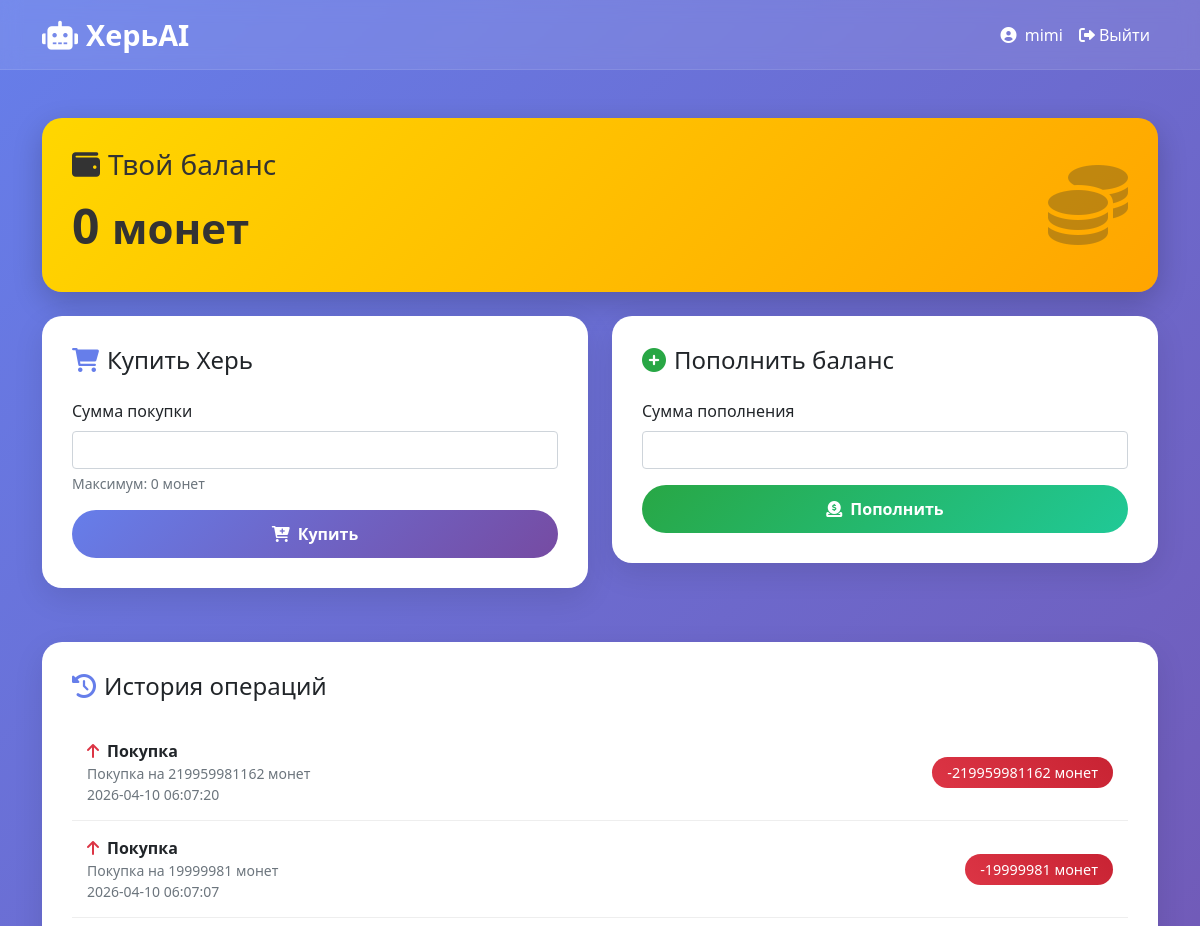
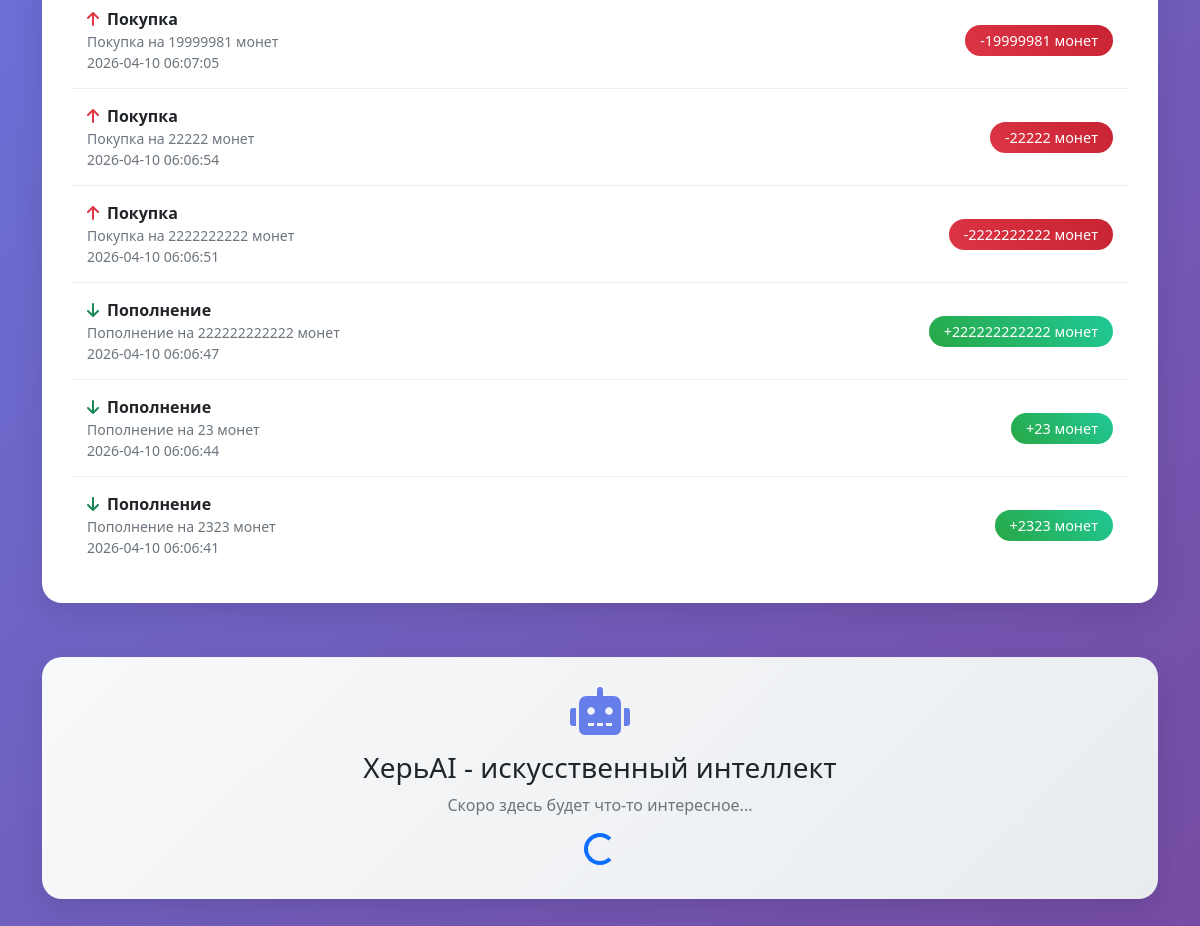
The app's page /dashboard (signed in) with its own data (2 pictures, top to bottom).
### tables this page shows
CREATE TABLE transactions (
        id INTEGER PRIMARY KEY AUTOINCREMENT,
        user_id INTEGER NOT NULL,
        type TEXT NOT NULL,
        cost INTEGER NOT NULL,
        description TEXT,
        created_at TIMESTAMP DEFAULT CURRENT_TIMESTAMP,
        FOREIGN KEY (user_id) REFERENCES users (id) ON DELETE CASCADE
    );

### app.py (the view)
@app.route('/dashboard')
def dashboard():
    if 'user_id' not in session:
        return redirect(url_for('login'))
    balance = get_user_balance(session['user_id'])
    transactions = get_user_transactions(session['user_id'])
    return render_template('dashboard.html',
                           name=session['name'],
                           balance=balance,
                           transactions=transactions)

### database.py (called while the page is built)
def get_db_connection():
    conn = sqlite3.connect('database.db')
    conn.row_factory = sqlite3.Row
    return conn

def get_user_balance(user_id):
    conn = get_db_connection()
    cur = conn.cursor()
    cur.execute('SELECT balance FROM users WHERE id = ?', (user_id,))
    result = cur.fetchone()
    conn.close()
    return result['balance'] if result else 0

def get_user_transactions(user_id):
    conn = get_db_connection()
    cur = conn.cursor()
    cur.execute('''
    SELECT * FROM transactions
    WHERE user_id = ?
    ORDER BY id DESC
    LIMIT 10
    ''', (user_id,))
    transactions = cur.fetchall()
    conn.close()
    return transactions

### templates/dashboard.html (shortened to what this page needs)
<!DOCTYPE html>
<html lang="ru">
<head>
    <link href="https://cdn.jsdelivr.net/npm/bootstrap@5.1.3/dist/css/bootstrap.min.css" rel="stylesheet">
    <link rel="stylesheet" href="https://cdnjs.cloudflare.com/ajax/libs/font-awesome/6.0.0/css/all.min.css">
</head>
<body>
    <nav class="navbar navbar-expand-lg navbar-dark">
        <div class="container">
            <a class="navbar-brand" href="{{ url_for('dashboard') }}">
                <i class="fas fa-robot me-2"></i>ХерьAI
            </a>
            <div class="navbar-nav ms-auto">
                <span class="nav-item nav-link text-white">
                    <i class="fas fa-user-circle me-1"></i>
                    {{ name }}
                </span>
                <a class="nav-item nav-link text-white" href="{{ url_for('logout') }}">
                    <i class="fas fa-sign-out-alt me-1"></i>Выйти
                </a>
            </div>
        </div>
    </nav>
    <div class="container py-5">
        <div class="row mb-4">
            <div class="col-12">
                <div class="balance-card">
                    <div class="row align-items-center">
                        <div class="col-md-6">
                            <h3><i class="fas fa-wallet me-2"></i>Твой баланс</h3>
                            <div class="balance-amount">{{ balance }} <small>монет</small></div>
                        </div>
                        <div class="col-md-6 text-md-end">
                            <i class="fas fa-coins" style="font-size: 5rem; opacity: 0.3;"></i>
                        </div>
                    </div>
                </div>
            </div>
        </div>
        <div class="row">
            <div class="col-md-6">
                <div class="content-card">
                    <h4 class="mb-4"><i class="fas fa-shopping-cart me-2" style="color: #667eea;"></i>Купить Херь</h4>
                    <form method="POST" action="{{ url_for('buy') }}">
                        <div class="mb-3">
                            <label class="form-label">Сумма покупки</label>
                            <input type="number" class="form-control" name="amount" min="1" max="{{ balance }}" required>
                            <div class="form-text">Максимум: {{ balance }} монет</div>
                        </div>
                        <button type="submit" class="btn btn-xer w-100">
                            <i class="fas fa-cart-plus me-2"></i>Купить
                        </button>
                    </form>
                </div>
            </div>
            <div class="col-md-6">
                <div class="content-card">
                    <h4 class="mb-4"><i class="fas fa-plus-circle me-2" style="color: #28a745;"></i>Пополнить баланс</h4>
                    <form method="POST" action="{{ url_for('add_funds') }}">
                        <div class="mb-3">
                            <label class="form-label">Сумма пополнения</label>
                            <input type="number" class="form-control" name="amount" min="1" required>
                        </div>
                        <button type="submit" class="btn btn-xer w-100" style="background: linear-gradient(135deg, #28a745 0%, #20c997 100%);">
                            <i class="fas fa-donate me-2"></i>Пополнить
                        </button>
                    </form>
                </div>
            </div>
        </div>
        <div class="row mt-4">
            <div class="col-12">
                <div class="content-card">
                    <h4 class="mb-4"><i class="fas fa-history me-2" style="color: #667eea;"></i>История операций</h4>
                    {% if transactions %}
                        {% for transaction in transactions %}
                        <div class="transaction-item">
                            <div>
                                <strong>
                                    {% if transaction['type'] == 'deposit' %}
                                        <i class="fas fa-arrow-down text-success me-2"></i>Пополнение
                                    {% else %}
                                        <i class="fas fa-arrow-up text-danger me-2"></i>Покупка
                                    {% endif %}
                                </strong>
                                <div class="text-muted small">{{ transaction['description'] }}</div>
                                <div class="text-muted small">{{ transaction['created_at'] }}</div>
                            </div>
                            <span class="{% if transaction['type'] == 'deposit' %}badge-income{% else %}badge-expense{% endif %}">
                                {% if transaction['type'] == 'deposit' %}+{% else %}-{% endif %}{{ transaction['cost'] }} монет
                            </span>
                        </div>
                        {% endfor %}
                    {% else %}
                        <p class="text-center text-muted my-4">
                            <i class="fas fa-inbox fa-2x mb-3 d-block"></i>
                            Пока нет операций
                        </p>
                    {% endif %}
                </div>
            </div>
        </div>
        <div class="row mt-4">
            <div class="col-12">
                <div class="content-card text-center" style="background: linear-gradient(135deg, #f8f9fa 0%, #e9ecef 100%);">
                    <i class="fas fa-robot fa-3x mb-3" style="color: #667eea;"></i>
                    <h3>ХерьAI - искусственный интеллект</h3>
                    <p class="text-muted">Скоро здесь будет что-то интересное...</p>
                    <div class="spinner-border text-primary" role="status">
                    </div>
                </div>
            </div>
        </div>
    </div>
</body>
</html>

### templates/dashboard.html (style rules this page uses)
body { background: linear-gradient(135deg, #667eea 0%, #764ba2 100%); min-height: 100vh; font-family: 'Segoe UI', Tahoma, Geneva, Verdana, sans-serif; }
.navbar { background: rgba(255, 255, 255, 0.1); backdrop-filter: blur(10px); border-bottom: 1px solid rgba(255, 255, 255, 0.1); }
.navbar-brand { font-size: 1.8rem; font-weight: 700; color: white !important; }
.balance-card { background: linear-gradient(135deg, #ffd700 0%, #ffa500 100%); border-radius: 20px; padding: 30px; color: #333; box-shadow: 0 10px 30px rgba(0,0,0,0.2); }
.balance-amount { font-size: 3rem; font-weight: 700; }
.content-card { background: white; border-radius: 20px; padding: 30px; box-shadow: 0 10px 30px rgba(0,0,0,0.1); margin-bottom: 30px; }
.btn-xer { background: linear-gradient(135deg, #667eea 0%, #764ba2 100%); color: white; border: none; padding: 12px 30px; border-radius: 50px; font-weight: 600; transition: all 0.3s ease; }
.transaction-item { padding: 15px; border-bottom: 1px solid #eee; display: flex; justify-content: space-between; align-items: center; }
.transaction-item:last-child { border-bottom: none; }
.badge-income { background: linear-gradient(45deg, #28a745, #20c997); color: white; padding: 5px 15px; border-radius: 50px; font-size: 0.9rem; }
.badge-expense { background: linear-gradient(45deg, #dc3545, #c82333); color: white; padding: 5px 15px; border-radius: 50px; font-size: 0.9rem; }

### records on screen
transactions: type "purchase" (drawn)
transactions: type "purchase" (drawn)
transactions: type "purchase" (drawn)
transactions: type "purchase" (drawn)
transactions: type "purchase" (drawn)
transactions: type "deposit" (drawn)
transactions: type "deposit" (drawn)
transactions: type "deposit" (drawn)

### other values on screen
{{ name }} "mimi"
{{ balance }} "0"
